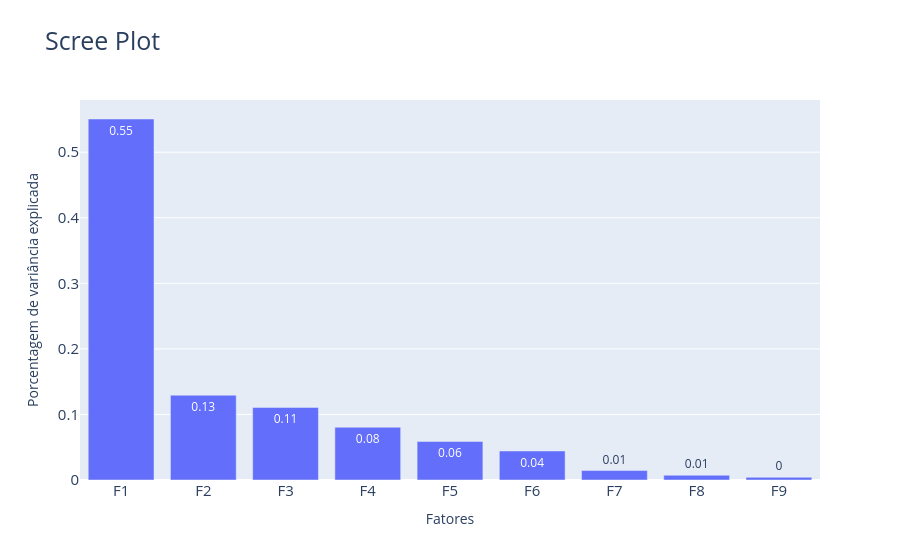

The code cell stored with this chart in its notebook:
### Code cell
fig = px.bar(x = fatores, y = pca.explained_variance_ratio_, text = np.around(pca.explained_variance_ratio_, decimals = 2),
             title = 'Scree Plot')
fig.update_layout(yaxis = {'title':'Porcentagem de variância explicada', 'tickfont':{'size':15}},
                  xaxis = {'title': 'Fatores', 'tickfont':{'size':15}},
                  title = {'font':{'size':25}})
fig.show()

### Figure 1 — Plotly figure (JSON) as saved in the notebook; plotly's stock layout.template omitted (floating-point values rounded to 4 significant figures)
{"data": [{"hovertemplate": "x=%{x}<br>y=%{y}<br>text=%{text}<extra></extra>", "legendgroup": "", "marker": {"color": "#636efa", "pattern": {"shape": ""}}, "name": "", "orientation": "v", "showlegend": false, "text": [0.55, 0.13, 0.11, 0.08, 0.06, 0.04, 0.01, 0.01, 0.0], "textposition": "auto", "type": "bar", "x": ["F1", "F2", "F3", "F4", "F5", "F6", "F7", "F8", "F9"], "xaxis": "x", "y": [0.5507, 0.1294, 0.1107, 0.08045, 0.05881, 0.04426, 0.01441, 0.00723, 0.004094], "yaxis": "y"}], "layout": {"barmode": "relative", "legend": {"tracegroupgap": 0}, "title": {"font": {"size": 25}, "text": "Scree Plot"}, "xaxis": {"anchor": "y", "domain": [0, 1], "tickfont": {"size": 15}, "title": {"text": "Fatores"}}, "yaxis": {"anchor": "x", "domain": [0, 1], "tickfont": {"size": 15}, "title": {"text": "Porcentagem de variância explicada"}}}}
